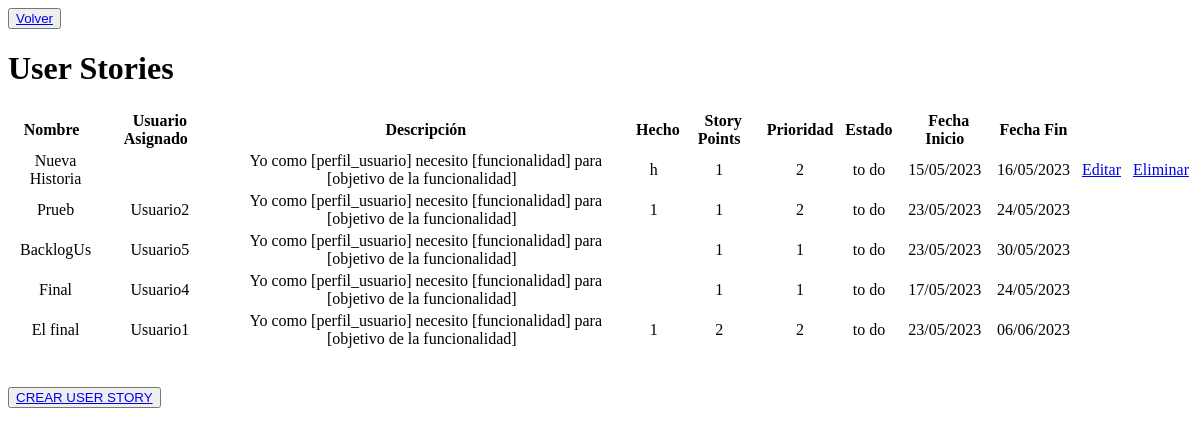
Page /listar_backlog_proy/3588921124151 on the earlier database version.
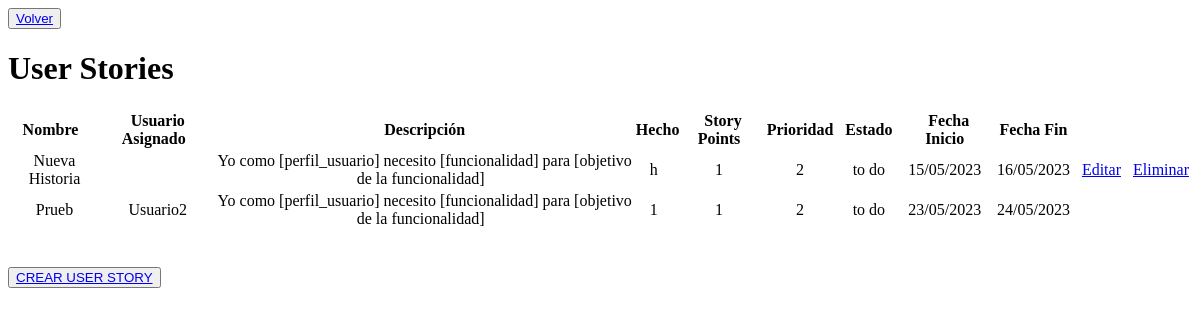
Same page on the later database version.
### login/models.py (models this page shows, shortened)
class UserStories(models.Model):
    id_user_story = models.AutoField(primary_key=True)
    usuario_proyecto = models.ForeignKey(UsuarioProyecto, on_delete=models.SET_NULL, null=True)
    sprint = models.ForeignKey(Sprint, on_delete=models.SET_NULL, null=True)
    nombre = models.CharField(max_length=255)
    descripcion = models.TextField(null=True)
    hecho = models.TextField(null=True)
    proyect = models.ForeignKey(Proyecto, on_delete=models.CASCADE)
    story_points = models.IntegerField(null=True)
    prioridad = models.IntegerField(null=True)
    estado = models.ForeignKey(Estado, on_delete=models.SET_NULL, null=True)
    fecha_inicio = models.DateField(null=True, blank=True)
    fecha_fin = models.DateField(null=True, blank=True)

class Estado(models.Model):
    ESTADO_CHOICES = [
        ('to do', 'To Do'),
        ('doing', 'Doing'),
        ('done', 'Done'),
        ('cancelled', 'Cancelled'),
    ]
    estado = models.CharField(max_length=20, choices=ESTADO_CHOICES)

class UsuarioProyecto(models.Model):
    id_usu_proy_rol = models.AutoField(primary_key=True)
    usuario = models.ForeignKey(Usuario, on_delete=models.CASCADE)
    proyecto = models.ForeignKey(Proyecto, on_delete=models.CASCADE)
    rol_usuario = models.ForeignKey(Rol, on_delete=models.CASCADE)

class Usuario(models.Model):
    id = models.AutoField(primary_key=True)
    nombre = models.CharField(max_length=255)
    email = models.EmailField(unique=True)
    telefono = models.CharField(max_length=20)

### login/views.py (the view)
# urls.py: path('listar_backlog_proy/<proyect_id>', views.listar_backlog_proy, name="listar_backlog_proy"),
def listar_backlog_proy(request, proyect_id):
    proyect = get_object_or_404(Proyecto, backlog_id=proyect_id)
    user_stories = UserStories.objects.filter(proyect=proyect, sprint__isnull=True)
    usuarios_proyecto = UsuarioProyecto.objects.filter(proyecto=proyect)
    sm=0
    for usuarioPry in usuarios_proyecto:
        if usuarioPry.rol_usuario.tipo_rol == "SM":
            sm = usuarioPry.usuario.id
    context = {
        'user_stories':user_stories,
        'proyect_id':proyect_id,
        'sm':sm
    }
    return render(request, 'login/listar_backlog_proy.html',context )

### templates/login/listar_backlog_proy.html (shortened to what this page needs)
<!DOCTYPE html>
<html lang="en">
<head>
</head>
<body>
    <button type="submit"><a href="/volver_home" class="boton">Volver</a></button>
    <h1>User Stories</h1>
  <div style="text-align: center;">
    <table>
      <thead>
        <tr>
          <th>Nombre&nbsp;&nbsp;</th>
          <th>Usuario Asignado&nbsp;&nbsp;</th>
          <th>Descripción</th>
          <th>Hecho</th>
          <th>Story Points&nbsp;&nbsp;</th>
          <th>Prioridad&nbsp;&nbsp;</th>
          <th>Estado&nbsp;&nbsp;</th>
          <th>Fecha Inicio&nbsp;&nbsp;</th>
          <th>Fecha Fin&nbsp;&nbsp;</th>
        </tr>
      </thead>
      <tbody>
        {% for user_story in user_stories %}
          <tr>
            <td>{{ user_story.nombre }}</td>
            <td>{{ user_story.usuario_proyecto.usuario.nombre }}</td>
            <td>{{ user_story.descripcion }}&nbsp;&nbsp;</td>
            <td>{{ user_story.hecho }}&nbsp;&nbsp;</td>
            <td>{{ user_story.story_points }}&nbsp;&nbsp;</td>
            <td>{{ user_story.prioridad }}&nbsp;&nbsp;</td>
            <td>{{ user_story.estado.estado }}&nbsp;&nbsp;</td>
            <td>{{ user_story.fecha_inicio|date:'d/m/Y' }}&nbsp;&nbsp;</td>
            <td>{{ user_story.fecha_fin|date:'d/m/Y' }}&nbsp;&nbsp;</td>
            {% if user.id == 1 or user.id == user_story.usuario_proyecto.usuario.id or user.id == sm  %}
            <td><a href="{% url 'editar_us' us_id=user_story.id_user_story %}">Editar</a>&nbsp;&nbsp;</td>
            <td><a href="{% url 'eliminar_us' us_id=user_story.id_user_story %}">Eliminar</a></td>
            {% endif %}
          </tr>
        {% endfor %}
      </tbody>
    </table>
  </div>
  <br>
  <br>
  <button type="submit"><a href="{% url 'crear_us_backlog' proyect_id=proyect_id %}" class="boton">CREAR USER STORY</a></button>
</body>
</html>

Differences in the rows shown:
no longer on this page (row edited): UserStories: nombre "BacklogUs", usuario_proyecto.usuario.nombre "Usuario5", descripcion "Yo como [perfil_usuario] necesito [funcionalidad] para [objetivo de la funcionalidad]", story_points "1", prioridad "1", estado.estado "to do", fecha_inicio "23/05/2023", fecha_fin "30/05/2023"
no longer on this page (row edited): UserStories: nombre "Final", usuario_proyecto.usuario.nombre "Usuario4", descripcion "Yo como [perfil_usuario] necesito [funcionalidad] para [objetivo de la funcionalidad]", story_points "1", prioridad "1", estado.estado "to do", fecha_inicio "17/05/2023", fecha_fin "24/05/2023"
no longer on this page (row edited): UserStories: nombre "El final", usuario_proyecto.usuario.nombre "Usuario1", descripcion "Yo como [perfil_usuario] necesito [funcionalidad] para [objetivo de la funcionalidad]", hecho "1", story_points "2", prioridad "2", estado.estado "to do", fecha_inicio "23/05/2023", fecha_fin "06/06/2023"
